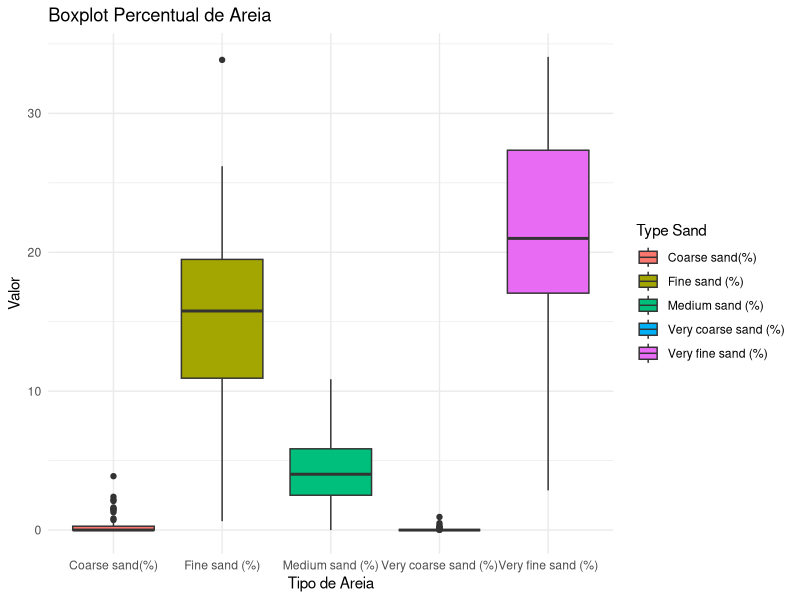

Write R code to recreate this figure. (Note: this script raises an error after producing the figure.)
## ---- chunk 1
knitr::opts_chunk$set(echo = TRUE)
## ---- chunk 2
library(tidyverse)
library(readxl)
## ---- chunk 3
dados <- read_xlsx("Dataset.xlsx")
head(dados)
summary(dados)
## ---- chunk 4
dados_long <- dados %>% pivot_longer(cols = c(`Very coarse sand (%)`, `Coarse sand(%)`, `Medium sand (%)`, `Fine sand (%)`, `Very fine sand (%)`), 
                       values_to = "valor", names_to = "Type Sand")
## ---- chunk 5
dados_long %>% ggplot(aes(x = `Type Sand`, y = valor, fill = `Type Sand`)) + 
  geom_boxplot() +
  labs(title = "Boxplot Percentual de Areia", x = "Tipo de Areia", y = "Valor") +
  theme_minimal()
## ---- chunk 6
library(GGally)
dados_long %>% select(-Sample)
ggpairs(dados_long, lower = list(continuous = "smooth"))
